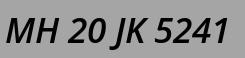
#> input picture test_4.png, 245 x 58 px
$ jupyter execute --allow-errors 'Prediction Code.ipynb'
#> lines starting #> are read from the running program, lines starting #| are printed output that depends on the picture; after the words box and inside, x2 and y2 are one past the last pixel; in counts of white or black regions, pixels touching at a corner belong together
#> further down, image is the input picture: shape (58, 245, 3); min 0, max 165, mean 141.4
### binarize.py
from __future__ import print_function

import cv2
import numpy as np
import numpy.polynomial.polynomial as poly

# [5 lines left out: function CIELab_gray, not called in this run]

def otsu(im):
    _, thresh = cv2.threshold(im, 0, 255, cv2.THRESH_BINARY | cv2.THRESH_OTSU)
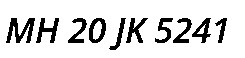
#> thresh: shape (58, 245); 85.3% white; 10 black regions, largest, box (x1, y1, x2, y2) and area: (6, 18, 35, 43) 351, (36, 18, 59, 43) 245, (126, 18, 148, 43) 225
    # debug_imwrite('otsu.png', thresh)
    return thresh

# [6 lines left out: function premultiply, not called in this run]

def grayscale(im, algorithm=CIELab_gray):
    if len(im.shape) > 2:
        if im.shape[2] == 4:
            return algorithm(premultiply(im))
        else:
            return algorithm(im)
    else:
        return im

def binarize(im,  gray=CIELab_gray, resize=1.0):
    if (im + 1 < 2).all():  # black and white

        return im
    else:
        if resize < 0.99 or resize > 1.01:

            im = cv2.resize(im, (0, 0), None, resize, resize)
        return otsu(grayscale(im, algorithm=gray))

### letters.py
from __future__ import division, print_function

import cv2
import numpy as np
from numpy.polynomial import Polynomial as Poly
from skimage.measure import ransac


class Letter(object):
    def __init__(self, label, label_map, stats, centroid):
        self.label = label
        self.label_map = label_map
        self.stats = stats
        self.centroid = centroid

    @property
    def x(self): return self.stats[cv2.CC_STAT_LEFT]

    @property
    def y(self): return self.stats[cv2.CC_STAT_TOP]

    @property
    def w(self): return self.stats[cv2.CC_STAT_WIDTH]

    @property
    def h(self): return self.stats[cv2.CC_STAT_HEIGHT]

    def area(self):
        return self.stats[cv2.CC_STAT_AREA]

    def __iter__(self):
        return (x for x in self.tuple())

    def tuple(self):
        return (self.x, self.y, self.w, self.h)

    def left(self):
        return self.x

    def right(self):
        return self.x + self.w

    def top(self):
        return self.y

    def bottom(self):
        return self.y + self.h

    def left_mid(self):
        return np.array((self.x, self.y + self.h / 2.0))

    def right_mid(self):
        return np.array((self.x + self.w, self.y + self.h / 2.0))

    def left_bot(self):
        return np.array((self.x, self.y + self.h))

    def right_bot(self):
        return np.array((self.x + self.w, self.y + self.h))

    # [7 lines left out: function corners, not called in this run]

    def base_point(self):
        return np.array((self.x + self.w / 2.0, self.y + self.h))

    def top_point(self):
        return np.array((self.x + self.w / 2.0, self.y))

#     def crop(self):
#         return Crop(self.x, self.y, self.x + self.w, self.y + self.h)

    def slice(self, im):
        return im[self.y:self.y + self.h, self.x:self.x + self.w]

    def raster(self):
        sliced = self.slice(self.label_map)
        return sliced == self.label

    def top_contour(self):
        return self.y + self.raster().argmax(axis=0)

    def bottom_contour(self):
        return self.y + self.h - 1 - self.raster()[::-1].argmax(axis=0)

    def box(self, im, color=(10, 10, 10), thickness=2):
        cv2.rectangle(im, (self.x, self.y), (self.x + self.w, self.y + self.h),
                      color=color, thickness=thickness)

    def __str__(self):
        return 'Letter[{}, {}, {}, {}]'.format(self.x, self.y, self.w, self.h)

    def __repr__(self): return str(self)

    def get_coord(self):
        return (self.x, self.y, self.x+self.w, self.y+self.h)

### Prediction Code.ipynb
[cell 1]
import cv2

[cell 2]
import binarize as binarize

[cell 3]
from letters import Letter

[cell 4]
def add_pad(img, pad = 1, color = (0, 0, 0)):
    width, height = img.size
    new_width = width + pad + pad
    new_height = height + pad + pad
    result = Image.new(img.mode, (new_width, new_height), color)
    result.paste(img, (pad, pad))
    return np.asarray(result)

[cell 5]
def get_blobs(orig):
    im = orig.copy()
    if(len(orig.shape) == 3):
        im = cv2.cvtColor(orig,cv2.COLOR_BGR2GRAY)
    im = binarize.binarize(im)
    letters = all_letters(im)
    return letters
def all_letters(im):
    max_label, labels, stats, centroids = \
        cv2.connectedComponentsWithStats(im ^ 255, connectivity=4)
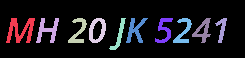
#> labels: shape (58, 245) int32; 11 distinct labels, from 0 to 10; one colour per label, 0 black
#> max_label = 11; stats = [[0, 0, 245, 58, 12122], [6, 18, 29, 25, 351], [36, 18, 23, 25, 245], [68, 18, 19, 25, 191], [89, 18, 17, 25, 223], [109, 18, 17, 32, 149], [126, 18, 22, 25, 225], [155, 18, 18, 25, 188], [173, 18, 19, 25, 191], [192, 18, 19, 25, 197], [215, 18, 12, 25, 128]]; centroids = [[123.4, 28.17], [20.21, 29.96], [47.22, 29.94], [77.98, 31.09], [96.83, 29.89], [118.7, 34.83], [135, 29.88], [164, 29.65], [183, 31.09], [202.6, 30.22], [221.3, 28.45]]
    return [Letter(label, labels, stats[label], centroids[label]) \
            for label in range(1, max_label)]
#> in __init__, `self.stats = stats`: self.stats = [6, 18, 29, 25, 351]
#> in __init__, `self.centroid = centroid`: self.centroid = [20.21, 29.96]

[cell 6]
import joblib

#> (a cell that did not finish here is left out)

#> (a cell that did not finish here is left out)

[cell 9]
import numpy as np

[cell 10]
from PIL import Image

[cell 11]
def extract_number_plate(image):
#     display(image)
    each_characters = get_blobs(image)
#> in get_blobs, `letters = all_letters(im)`: letters = 10 items
#> each_characters = 10 items
    vehicle_number = ""
    for idx,each_letter in enumerate(each_characters):
        x1,y1,x2,y2 = each_letter.get_coord()
        height = y2 - y1
        width = x2 - x1
        if height/width > 0.5:
#             image = cv2.rectangle(image, (x1,y1), (x2,y2), (255,0,0), 2)
            crop = image[y1:y2, x1:x2]
            crop = add_pad(Image.fromarray(crop), pad = 8, color = (255, 255, 255))
            crop = cv2.cvtColor(crop, cv2.COLOR_BGR2GRAY)
            ret, crop = cv2.threshold(crop, 128, 255, cv2.THRESH_BINARY)
            crop = cv2.resize(crop,(28,28))
#             display(Image.fromarray(crop))
            #cv2.imwrite(f"crop_{idx}.png", crop)
            crop = crop.flatten()
            crop = np.array([crop])

            crop = sc.transform(crop)

            each_char = model.predict(crop)[0]
            vehicle_number += each_char
#> this loop made 1 pass
#> (x1, y1, x2, y2, new_width in add_pad, new_height in add_pad) on pass 1: (6, 18, 35, 43, 45, 41)
#> pass 1, in extract_number_plate, `crop = image[y1:y2, x1:x2]`:
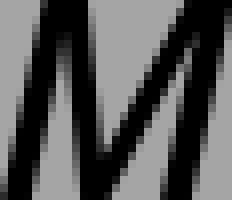
#> crop: shape (25, 29, 3) (shown 8 times larger); min 0, max 165, mean 87
#> pass 1, in extract_number_plate, `crop = add_pad(Image.fromarray(crop), pad = 8, color = (255, 255, 255))`:
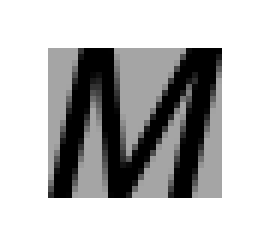
#> crop: shape (41, 45, 3) (shown 6 times larger); min 0, max 255, mean 189
#> after the loop, vehicle_number = ''
    cv2.imwrite("text_r.jpg", image)
    return vehicle_number

[cell 12]
image = cv2.imread("test_4.png")
#> (the rest of this cell did not finish here and is left out)

$ run again, with test_2.png copied over test_4.png
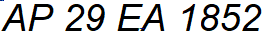
#> input picture test_2.png, 272 x 38 px
#> image is the input picture: shape (38, 272, 3); mean B, G, R 206, 205.9, 205.9
#> thresh: shape (38, 272); 80.6% white; 11 black regions (1 under 20 px), largest, box (x1, y1, x2, y2) and area: (118, 4, 143, 31) 246, (87, 4, 105, 31) 221, (140, 4, 164, 31) 220
#> in all_letters, `max_label, labels, stats, centroids = \ cv2.connectedComponentsWithSta..`:
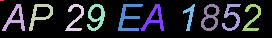
#> labels: shape (38, 272) int32; 12 distinct labels, from 0 to 11; one colour per label, 0 black
#> max_label = 12; stats = [[0, 0, 272, 38, 8328], [0, 0, 4, 1, 4], [2, 4, 23, 27, 218], [29, 4, 24, 27, 212], [65, 4, 19, 27, 178], [87, 4, 18, 27, 221], [118, 4, 25, 27, 246], [140, 4, 24, 27, 220], [183, 4, 12, 27, 117], [201, 4, 19, 27, 217], [222, 4, 19, 27, 197], [242, 4, 19, 27, 178]]; centroids = [[135.8, 18.89], [1.5, 0], [15.13, 18.01], [39.55, 14.15], [74.84, 17.55], [95.81, 16.85], [127.8, 17.2], [154, 18.1], [189.3, 15.75], [210, 17.02], [231.2, 16.63], [251.8, 17.55]]
#> self.stats = [0, 0, 4, 1, 4]
#> self.centroid = [1.5, 0]
#> letters = 11 items
#> the loop in extract_number_plate, `for idx,each_letter in enumerate(each_characters):` made 2 passes
#> (x1, y1, x2, y2) on pass 1: (0, 0, 4, 1)
#> pass 2, in extract_number_plate, `crop = cv2.cvtColor(crop, cv2.COLOR_BGR2GRAY)`:
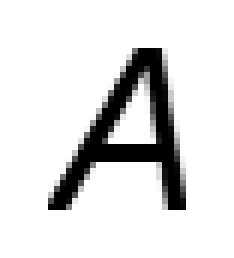
#> crop: shape (43, 39) (shown 6 times larger); min 0, max 255, mean 222.7
#> after the loop in extract_number_plate, `for idx,each_letter in enumerate(each_characters):`: vehicle_number = ''

$ run again, with test_3.png copied over test_4.png
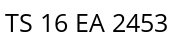
#> input picture test_3.png, 183 x 47 px
#> image is the input picture: shape (47, 183, 3); min 0, max 255, mean 234
#> thresh: shape (47, 183); 91.1% white; black in thin lines or dots, all inside (x1, y1, x2, y2) = (5, 14, 167, 32)
#> in all_letters, `max_label, labels, stats, centroids = \ cv2.connectedComponentsWithSta..`:
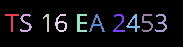
#> labels: shape (47, 183) int32; 11 distinct labels, from 0 to 10; one colour per label, 0 black
#> max_label = 11; stats = [[0, 0, 183, 47, 7838], [5, 14, 14, 18, 60], [20, 14, 12, 18, 79], [43, 14, 6, 18, 45], [55, 14, 12, 18, 89], [77, 14, 10, 18, 96], [89, 14, 16, 18, 84], [113, 14, 12, 18, 71], [126, 14, 14, 18, 81], [142, 14, 11, 18, 78], [155, 14, 12, 18, 80]]; centroids = [[90.98, 23.05], [11.5, 19.3], [25.42, 22.71], [46.93, 21.2], [60.36, 22.98], [80.19, 22.5], [96.51, 23.27], [119, 23.24], [133.3, 22.98], [146.7, 22.21], [161.6, 22.8]]
#> self.stats = [5, 14, 14, 18, 60]
#> self.centroid = [11.5, 19.3]
#> letters = 10 items
#> the loop in extract_number_plate, `for idx,each_letter in enumerate(each_characters):` made 1 pass
#> (x1, y1, x2, y2, new_width in add_pad, new_height in add_pad) on pass 1: (5, 14, 19, 32, 30, 34)
#> pass 1, in extract_number_plate, `ret, crop = cv2.threshold(crop, 128, 255, cv2.THRESH_BINARY)`:
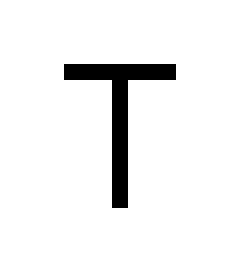
#> crop: shape (34, 30) (shown 8 times larger); 94.1% white; black in thin lines or dots, all inside (x1, y1, x2, y2) = (8, 8, 22, 26)
#> after the loop in extract_number_plate, `for idx,each_letter in enumerate(each_characters):`: vehicle_number = ''
